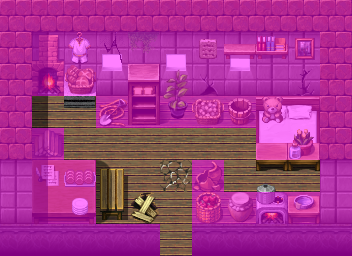

Below is a game level as drawn by its tile map, then a one-line description and the .tmx that defines it (tile-layer data replaced by summaries):
An orthogonal 11x8 tile map with 32x32 px tiles, 4 tile layers (Ground, Objects, Above, Walkable), 60 tilesets and 2 objects (mapchange, spawn).

<map height="8" orientation="orthogonal" tileheight="32" tilewidth="32" version="1.0" width="11">
 <tileset firstgid="1" name="map_bed_1" tileheight="32" tilewidth="32">
  <image height="256" source="../drawable/map_bed_1.png" width="512" />
 </tileset><tileset firstgid="129" name="map_border_1" tileheight="32" tilewidth="32">
  <image height="256" source="../drawable/map_border_1.png" width="512" />
 </tileset><tileset firstgid="257" name="map_bridge_1" tileheight="32" tilewidth="32">
  <image height="256" source="../drawable/map_bridge_1.png" width="512" />
 </tileset><tileset firstgid="385" name="map_bridge_2" tileheight="32" tilewidth="32">
  <image height="256" source="../drawable/map_bridge_2.png" width="512" />
 </tileset><tileset firstgid="513" name="map_broken_1" tileheight="32" tilewidth="32">
  <image height="256" source="../drawable/map_broken_1.png" width="512" />
 </tileset><tileset firstgid="641" name="map_cavewall_1" tileheight="32" tilewidth="32">
  <image height="192" source="../drawable/map_cavewall_1.png" width="576" />
 </tileset><tileset firstgid="749" name="map_cavewall_2" tileheight="32" tilewidth="32">
  <image height="192" source="../drawable/map_cavewall_2.png" width="576" />
 </tileset><tileset firstgid="857" name="map_cavewall_3" tileheight="32" tilewidth="32">
  <image height="192" source="../drawable/map_cavewall_3.png" width="576" />
 </tileset><tileset firstgid="965" name="map_cavewall_4" tileheight="32" tilewidth="32">
  <image height="192" source="../drawable/map_cavewall_4.png" width="576" />
 </tileset><tileset firstgid="1073" name="map_chair_table_1" tileheight="32" tilewidth="32">
  <image height="256" source="../drawable/map_chair_table_1.png" width="512" />
 </tileset><tileset firstgid="1201" name="map_chair_table_2" tileheight="32" tilewidth="32">
  <image height="256" source="../drawable/map_chair_table_2.png" width="512" />
 </tileset><tileset firstgid="1329" name="map_crate_1" tileheight="32" tilewidth="32">
  <image height="256" source="../drawable/map_crate_1.png" width="512" />
 </tileset><tileset firstgid="1457" name="map_cupboard_1" tileheight="32" tilewidth="32">
  <image height="256" source="../drawable/map_cupboard_1.png" width="512" />
 </tileset><tileset firstgid="1585" name="map_curtain_1" tileheight="32" tilewidth="32">
  <image height="256" source="../drawable/map_curtain_1.png" width="512" />
 </tileset><tileset firstgid="1713" name="map_entrance_1" tileheight="32" tilewidth="32">
  <image height="256" source="../drawable/map_entrance_1.png" width="512" />
 </tileset><tileset firstgid="1841" name="map_entrance_2" tileheight="32" tilewidth="32">
  <image height="256" source="../drawable/map_entrance_2.png" width="512" />
 </tileset><tileset firstgid="1969" name="map_fence_1" tileheight="32" tilewidth="32">
  <image height="256" source="../drawable/map_fence_1.png" width="512" />
 </tileset><tileset firstgid="2097" name="map_fence_2" tileheight="32" tilewidth="32">
  <image height="256" source="../drawable/map_fence_2.png" width="512" />
 </tileset><tileset firstgid="2225" name="map_fence_3" tileheight="32" tilewidth="32">
  <image height="256" source="../drawable/map_fence_3.png" width="512" />
 </tileset><tileset firstgid="2353" name="map_fence_4" tileheight="32" tilewidth="32">
  <image height="256" source="../drawable/map_fence_4.png" width="512" />
 </tileset><tileset firstgid="2481" name="map_ground_1" tileheight="32" tilewidth="32">
  <image height="256" source="../drawable/map_ground_1.png" width="512" />
 </tileset><tileset firstgid="2609" name="map_ground_2" tileheight="32" tilewidth="32">
  <image height="256" source="../drawable/map_ground_2.png" width="512" />
 </tileset><tileset firstgid="2737" name="map_ground_3" tileheight="32" tilewidth="32">
  <image height="256" source="../drawable/map_ground_3.png" width="512" />
 </tileset><tileset firstgid="2865" name="map_ground_4" tileheight="32" tilewidth="32">
  <image height="256" source="../drawable/map_ground_4.png" width="512" />
 </tileset><tileset firstgid="2993" name="map_ground_5" tileheight="32" tilewidth="32">
  <image height="256" source="../drawable/map_ground_5.png" width="512" />
 </tileset><tileset firstgid="3121" name="map_ground_6" tileheight="32" tilewidth="32">
  <image height="256" source="../drawable/map_ground_6.png" width="512" />
 </tileset><tileset firstgid="3249" name="map_ground_7" tileheight="32" tilewidth="32">
  <image height="256" source="../drawable/map_ground_7.png" width="512" />
 </tileset><tileset firstgid="3377" name="map_ground_8" tileheight="32" tilewidth="32">
  <image height="256" source="../drawable/map_ground_8.png" width="512" />
 </tileset><tileset firstgid="3505" name="map_house_1" tileheight="32" tilewidth="32">
  <image height="256" source="../drawable/map_house_1.png" width="512" />
 </tileset><tileset firstgid="3633" name="map_house_2" tileheight="32" tilewidth="32">
  <image height="256" source="../drawable/map_house_2.png" width="512" />
 </tileset><tileset firstgid="3761" name="map_indoor_1" tileheight="32" tilewidth="32">
  <image height="256" source="../drawable/map_indoor_1.png" width="512" />
 </tileset><tileset firstgid="3889" name="map_indoor_2" tileheight="32" tilewidth="32">
  <image height="256" source="../drawable/map_indoor_2.png" width="512" />
 </tileset><tileset firstgid="4017" name="map_kitchen_1" tileheight="32" tilewidth="32">
  <image height="256" source="../drawable/map_kitchen_1.png" width="512" />
 </tileset><tileset firstgid="4145" name="map_outdoor_1" tileheight="32" tilewidth="32">
  <image height="256" source="../drawable/map_outdoor_1.png" width="512" />
 </tileset><tileset firstgid="4273" name="map_pillar_1" tileheight="32" tilewidth="32">
  <image height="256" source="../drawable/map_pillar_1.png" width="512" />
 </tileset><tileset firstgid="4401" name="map_pillar_2" tileheight="32" tilewidth="32">
  <image height="256" source="../drawable/map_pillar_2.png" width="512" />
 </tileset><tileset firstgid="4529" name="map_plant_1" tileheight="32" tilewidth="32">
  <image height="256" source="../drawable/map_plant_1.png" width="512" />
 </tileset><tileset firstgid="4657" name="map_plant_2" tileheight="32" tilewidth="32">
  <image height="256" source="../drawable/map_plant_2.png" width="512" />
 </tileset><tileset firstgid="4785" name="map_rock_1" tileheight="32" tilewidth="32">
  <image height="256" source="../drawable/map_rock_1.png" width="512" />
 </tileset><tileset firstgid="4913" name="map_rock_2" tileheight="32" tilewidth="32">
  <image height="256" source="../drawable/map_rock_2.png" width="512" />
 </tileset><tileset firstgid="5041" name="map_roof_1" tileheight="32" tilewidth="32">
  <image height="256" source="../drawable/map_roof_1.png" width="512" />
 </tileset><tileset firstgid="5169" name="map_roof_2" tileheight="32" tilewidth="32">
  <image height="256" source="../drawable/map_roof_2.png" width="512" />
 </tileset><tileset firstgid="5297" name="map_roof_3" tileheight="32" tilewidth="32">
  <image height="256" source="../drawable/map_roof_3.png" width="512" />
 </tileset><tileset firstgid="5425" name="map_shop_1" tileheight="32" tilewidth="32">
  <image height="256" source="../drawable/map_shop_1.png" width="512" />
 </tileset><tileset firstgid="5553" name="map_sign_ladder_1" tileheight="32" tilewidth="32">
  <image height="256" source="../drawable/map_sign_ladder_1.png" width="512" />
 </tileset><tileset firstgid="5681" name="map_table_1" tileheight="32" tilewidth="32">
  <image height="256" source="../drawable/map_table_1.png" width="512" />
 </tileset><tileset firstgid="5809" name="map_trail_1" tileheight="32" tilewidth="32">
  <image height="256" source="../drawable/map_trail_1.png" width="512" />
 </tileset><tileset firstgid="5937" name="map_transition_1" tileheight="32" tilewidth="32">
  <image height="256" source="../drawable/map_transition_1.png" width="512" />
 </tileset><tileset firstgid="6065" name="map_transition_2" tileheight="32" tilewidth="32">
  <image height="256" source="../drawable/map_transition_2.png" width="512" />
 </tileset><tileset firstgid="6193" name="map_transition_3" tileheight="32" tilewidth="32">
  <image height="256" source="../drawable/map_transition_3.png" width="512" />
 </tileset><tileset firstgid="6321" name="map_transition_4" tileheight="32" tilewidth="32">
  <image height="256" source="../drawable/map_transition_4.png" width="512" />
 </tileset><tileset firstgid="6449" name="map_transition_5" tileheight="32" tilewidth="32">
  <image height="256" source="../drawable/map_transition_5.png" width="512" />
 </tileset><tileset firstgid="6577" name="map_tree_1" tileheight="32" tilewidth="32">
  <image height="256" source="../drawable/map_tree_1.png" width="512" />
 </tileset><tileset firstgid="6705" name="map_tree_2" tileheight="32" tilewidth="32">
  <image height="256" source="../drawable/map_tree_2.png" width="512" />
 </tileset><tileset firstgid="6833" name="map_wall_1" tileheight="32" tilewidth="32">
  <image height="256" source="../drawable/map_wall_1.png" width="512" />
 </tileset><tileset firstgid="6961" name="map_wall_2" tileheight="32" tilewidth="32">
  <image height="256" source="../drawable/map_wall_2.png" width="480" />
 </tileset><tileset firstgid="7081" name="map_wall_3" tileheight="32" tilewidth="32">
  <image height="256" source="../drawable/map_wall_3.png" width="480" />
 </tileset><tileset firstgid="7201" name="map_wall_4" tileheight="32" tilewidth="32">
  <image height="256" source="../drawable/map_wall_4.png" width="480" />
 </tileset><tileset firstgid="7321" name="map_window_1" tileheight="32" tilewidth="32">
  <image height="256" source="../drawable/map_window_1.png" width="512" />
 </tileset><tileset firstgid="7449" name="map_window_2" tileheight="32" tilewidth="32">
  <image height="256" source="../drawable/map_window_2.png" width="512" />
 </tileset><layer height="8" name="Ground" width="11">
  <data>[88 cells, 88 non-empty, 8 distinct tile ids]</data>
 </layer>
 <layer height="8" name="Objects" width="11">
  <data>[88 cells, 42 non-empty, 37 distinct tile ids]</data>
 </layer>
 <layer height="8" name="Above" width="11">
  <data>[88 cells, 19 non-empty, 14 distinct tile ids]</data>
 </layer>
 <layer height="8" name="Walkable" width="11">
  <data>[88 cells, 70 non-empty, 1 distinct tile ids]</data>
 </layer>
 <objectgroup name="Mapevents">
  <object height="32" name="entrance" type="mapchange" width="32" x="160" y="224">
   <properties>
    <property name="map" value="stoutford_nw" />
    <property name="place" value="cottage2" />
   </properties>
  </object>
 </objectgroup>
 <objectgroup name="Spawn">
  <object height="96" name="kayla" type="spawn" width="288" x="32" y="96" />
 </objectgroup>
 <objectgroup name="Keys" />
</map>
